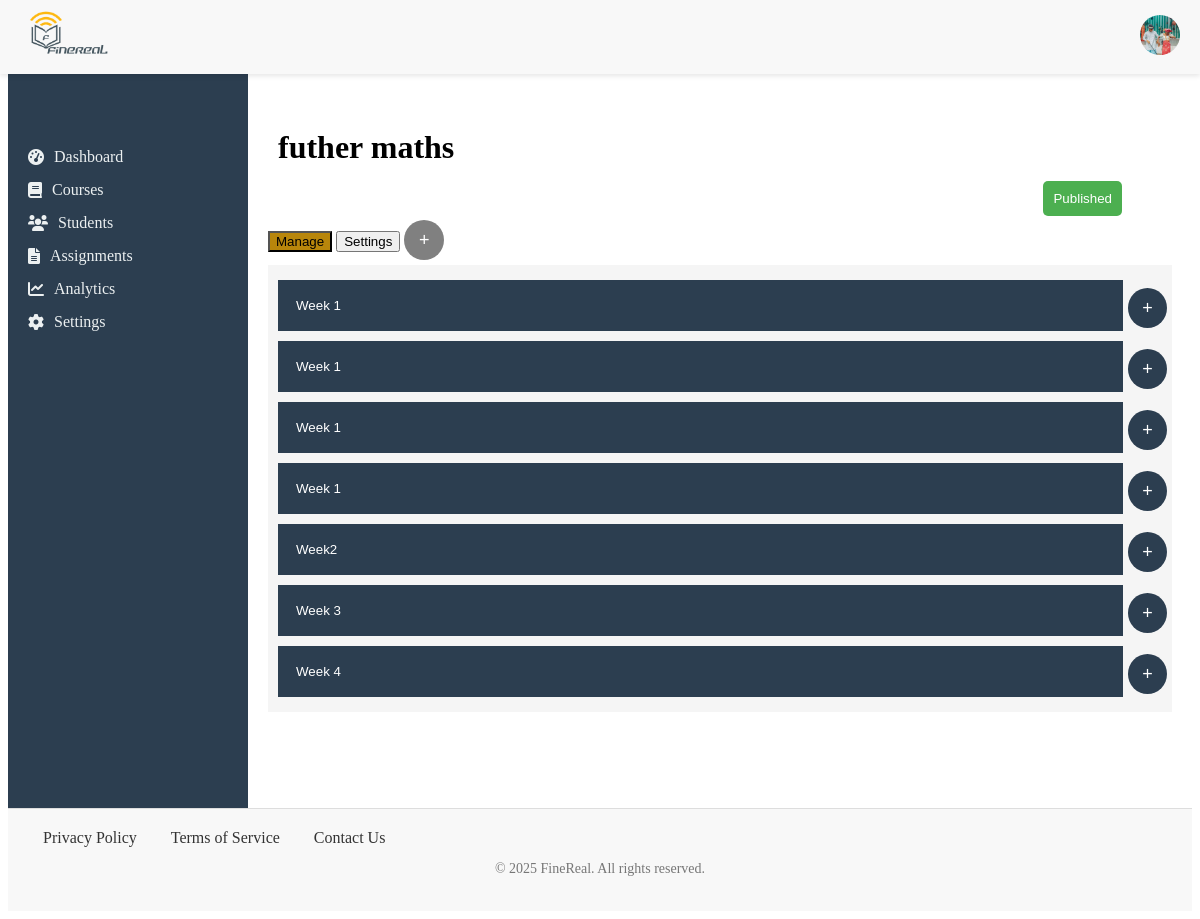
Page /course/5a13244e-036c-422d-8c1e-1f8299827341 (signed in) on the earlier database version.
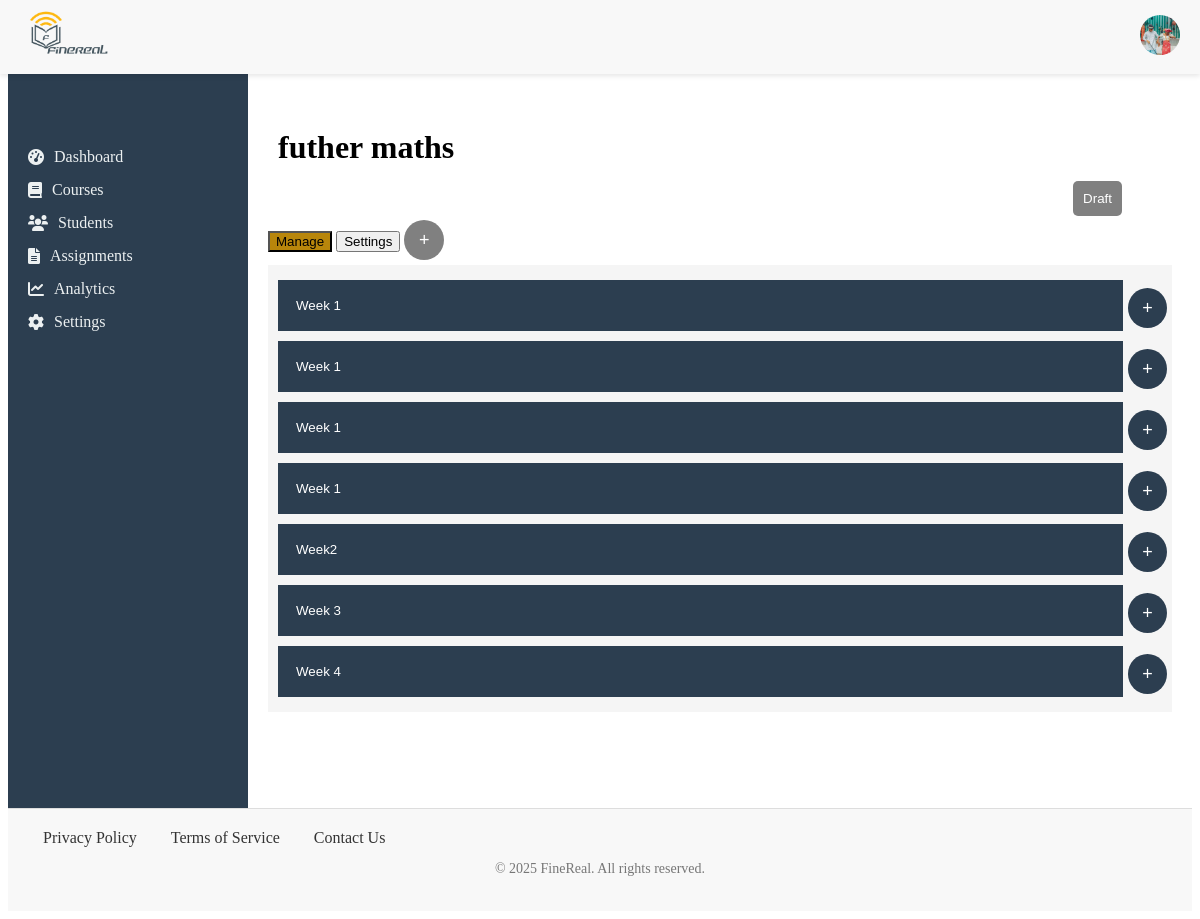
Same page on the later database version.
### app/models/user.py (models this page shows, shortened)
class User(BaseModel, db.Model, UserMixin):
    __tablename__ = 'users'
    photo = db.Column(db.Text)
    first_name = db.Column(db.String(80), nullable=False)
    middle_name = db.Column(db.String(80), nullable=True)
    last_name = db.Column(db.String(80), nullable=False)
    email = db.Column(db.String(160), unique=True, nullable=False)
    username = db.Column(db.String(250), nullable=False)
    password = db.Column(db.String, nullable=False)
    is_verified = db.Column(db.Boolean, default=False)
    dob = db.Column(db.String)
    role = db.Column(db.String, nullable=False)
    courses_taught = db.relationship('Courses', backref='teacher', lazy=True)
    enrolled_courses = db.relationship('Enrollments', backref='student', lazy=True)

### app/models/course.py (models this page shows)
class Courses(BaseModel, db.Model):
    __tablename__ = 'courses'
    title = db.Column(db.String(255), nullable=False)
    description = db.Column(db.Text, nullable=False)
    category = db.Column(db.String(60))
    difficulty = db.Column(db.String(60), default="Beginner")
    prerequisite = db.Column(db.Text)
    status = db.Column(db.String(60))
    teacher_id = db.Column(db.Integer, db.ForeignKey('users.id'), nullable=False)
    modules = db.relationship('Modules', backref='courses', lazy=True)
    enrolled_students = db.relationship('Enrollments', backref='courses', lazy=True)

class Modules(BaseModel, db.Model):
    __tablename__ = 'modules'
    title = db.Column(db.String(60), nullable=False)
    course_id = db.Column(db.Integer, db.ForeignKey('courses.id'), nullable=False)
    units = db.relationship('Units', backref='module', lazy=True)

### app/routes/course.py (the view, shortened to what this page needs)
@app.route('/course/<course_id>', methods=["GET", 'POST'])
@login_required
def course_view(course_id):
    v_course = Courses.query.get_or_404(course_id)
    modules = Modules.query.filter_by(course_id=course_id).all()
    return render_template(
        "course_view.html",
        course=v_course,
        user=current_user,
        modules=modules
    )

### app/models/user.py (called while the page is built)
@login_manager.user_loader
def load_user(user_id):
    return User.query.get(user_id)# PendingUser class and other functions...

### app/templates/course_view.html (shortened to what this page needs)
{% extends 'base.html' %}
{% block content %}
<link rel="stylesheet" href="{{ url_for('static', filename='styles/modules.css') }}">
<link rel="stylesheet" href="{{ url_for('static', filename='styles/modal.css') }}">
<link rel="stylesheet" href="{{ url_for('static', filename='styles/modal_form.css') }}">
<link rel="stylesheet" href="{{ url_for('static', filename='styles/course.css') }}">
    {% if user.role == "Teacher" %}
        <h1> {{ course.title }}</h1>
        <label class="switch">
            {% if course.status == "Published" %}
            <a href="{{url_for('toggle_course_status', course_id=course.id)}}" class="published">
                <button>{{ course.status }}</button>
            </a>
            {% else %}
             <a href="{{url_for('toggle_course_status', course_id=course.id)}}" class="draft">
                <button>{{ course.status }}</button>
            </a>
            {% endif %}
        </label>
        <button class="tablink" onclick="openPage('Home', this, 'darkgoldenrod')" id="defaultOpen">Manage</button>
        <button class="tablink" onclick="openPage('News', this, 'darkgoldenrod')">Settings</button>
        <button onclick="opencourseForm()" class="open-btn">&plus;</button>
        <div id="Home" class="tabcontent">
            {% if modules %}
            {% for module in modules %}
            <div class="module-card">
                <div class="accordion-container">
                    <button class="accordion">{{ module.title }}</button>
                    <button class="add-u" onclick="openContent(this)" data="{{ module.id }}">&plus;</button>
                </div>
            </div>
            {% endfor %}
        {% else %}
            <p>You can add modules by clicking on the plus icon above.</p>
        {% endif %}
        </div>
    {% endif %}
{% endblock %}

### app/templates/base.html (shortened to what this page needs)
<!DOCTYPE html>
<html lang="en">
<head>
    <link rel="stylesheet" href="{{ url_for('static', filename='styles/header.css') }}">
    <link rel="stylesheet" href="{{ url_for('static', filename='styles/footer.css') }}">
    <link rel="stylesheet" href="{{ url_for('static', filename='styles/nav.css') }}">
    <link rel="stylesheet" href="{{ url_for('static', filename='styles/main.css') }}">
    <link href="https://cdnjs.cloudflare.com/ajax/libs/font-awesome/6.0.0-beta3/css/all.min.css" rel="stylesheet">
</head>
<body>
    <header>
        <div class="left">
            <div class="logo">
                <a href="{{ url_for('index') }}" aria-label="Home">
                    <img src="{{ url_for('static', filename='images/Finerealpng.png') }}" alt="FineReal Logo">
                </a>
            </div>
        </div>
<div class="right-links">
    <div class="user" onclick="extend()">
        {% if user.photo %}
        <img src="{{ url_for('uploaded_file', filename=user.photo) }}" alt="Profile Photo" class="photo">
        {% else %}
        <img src="https://via.placeholder.com/40" alt="User Avatar" class="user-avatar">
        {% endif %}
    </div>
</div>
    </header>
    {% include 'includes/flash.html' %}
    <div class="container">
        <aside class="sidebar">
            <nav class="sidebar-nav">
                {% include 'includes/nav.html' %}
            </nav>
        </aside>
        <main class="main-content">
            {% block content %}
            {% endblock %}
        </main>
    </div>
    <footer>
        <div class="footer-content">
            <div class="footer-links">
                <a href="#">Privacy Policy</a>
                <a href="#">Terms of Service</a>
                <a href="#">Contact Us</a>
            </div>
        </div>
        <div class="footer-bottom">
            <p>&copy; 2025 FineReal. All rights reserved.</p>
        </div>
    </footer>
</body>
</html>

### app/templates/includes/flash.html (shortened to what this page needs)
<link rel="stylesheet" href="{{ url_for('static', filename='styles/flash.css') }}">

### app/templates/includes/nav.html (shortened to what this page needs)
<link href="https://cdnjs.cloudflare.com/ajax/libs/font-awesome/6.0.0-beta3/css/all.min.css" rel="stylesheet">
<link rel="stylesheet" href="{{ url_for('static', filename='styles/nav.css') }}">
<ul>
    {% if user.role == "Teacher" %}
        <li><a href="{{ url_for('teacher_dashboard') }}"><i class="fas fa-tachometer-alt"></i> Dashboard</a></li>
        <li><a href="{{ url_for('course') }}"><i class="fas fa-book"></i> Courses</a></li>
        <li><a href="#"><i class="fas fa-users"></i> Students</a></li>
        <li><a href="#"><i class="fas fa-file-alt"></i> Assignments</a></li>
        <li><a href="#"><i class="fas fa-chart-line"></i> Analytics</a></li>
        <li><a href="#"><i class="fas fa-cog"></i> Settings</a></li>
    {% endif %}
</ul>

### app/static/styles/header.css (style rules this page uses)
header { color: dark; display: flex; justify-content: space-between; align-items: center; padding: 10px 20px; background-color: #f8f8f8; position: fixed; top: 0; left: 0; right: 0; z-index: 1000; box-shadow: 0 2px 5px rgba(0, 0, 0, 0.1); }
header .left { display: flex; justify-content: space-between; max-width: min-content; }
.logo img { height: 50px; }
.photo, .user-avatar { width: 40px; height: 40px; border-radius: 50%; object-fit: cover; }

### app/static/styles/footer.css (style rules this page uses)
footer { background-color: #f8f8f8; padding: 20px 0; text-align: center; border-top: 1px solid #ddd; }
.footer-content { display: flex; justify-content: space-between; align-items: center; padding: 0 20px; }
.footer-links a { margin: 0 15px; text-decoration: none; color: #333; }
.footer-bottom { margin-top: 10px; font-size: 14px; color: #777; }

### app/static/styles/nav.css (style rules this page uses)
.container { display: flex; height: 100vh; }
.sidebar { width: 200px; background-color: #2c3e50; color: #ecf0f1; padding: 20px; display: block; }
.sidebar-nav ul { margin-top: 120px; list-style: none; padding: 0; }
.sidebar-nav ul li { margin: 15px 0; }
.sidebar-nav ul li a { color: #ecf0f1; text-decoration: none; display: flex; align-items: center; }
.sidebar-nav ul li a i { margin-right: 10px; }

### app/static/styles/main.css (style rules this page uses)
main { margin-top: 70px; padding: 20px; flex-grow: 1; word-wrap: break-word; overflow-wrap: break-word; overflow-y: auto; }

### app/static/styles/modules.css (style rules this page uses)
.accordion-container { display: flex; align-items: center; }
.accordion { background-color:#2c3e50; color: white; cursor: pointer; padding: 18px; width: 98%; text-align: left; border: none; outline: none; transition: 0.4s; margin: 5px; }
a { text-decoration: none; }
.add-u { background-color: #2c3e50; color: white; border: none; border-radius: 50%; font-size: 18px; width: 40px; height: 40px; margin: 10px 0 5px 0; cursor: pointer; position:static; }
.switch { position: relative; width: 60px; height: 34px; margin-left: auto; margin-right: 50px; display: flex; justify-content: flex-end; align-items: center; }
.draft button { background-color: gray; color: white; border: none; padding: 10px; border-radius: 5px; cursor: pointer; }

### app/static/styles/modal_form.css (style rules this page uses)
label { font-size: 0.9rem; margin-bottom: 5px; color: #555; }

### app/static/styles/course.css (style rules this page uses)
.open-btn { background-color: gray; color: white; border: none; border-radius: 50%; font-size: 18px; width: 40px; height: 40px; margin-bottom: 5px; }
h1 { padding: 10px; margin-bottom: 5px; }
.tabcontent { color: white; display: none; padding: 10px 5px; height: 100%; }
#Home { background-color:whitesmoke; height: auto; }

Differences in the rows shown:
changed Courses "futher maths": status "Published" → "Draft"
